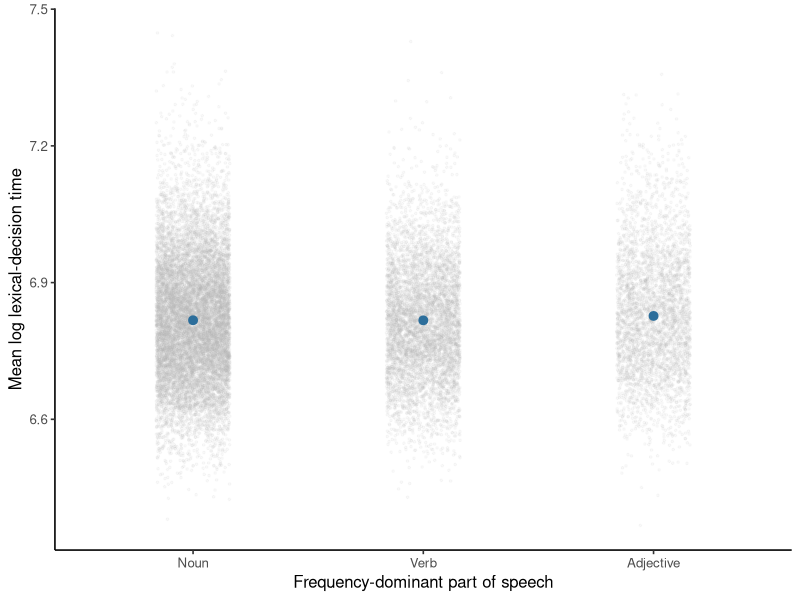

This figure's R source:
## ---- chunk 1
#| label: fit-mald-treatment-coding
library(ggplot2)

mald <- read.csv("data/mald/mald-items.csv", stringsAsFactors = FALSE)
mald$log_frequency_c <-
  mald$log_frequency_subtlex - mean(mald$log_frequency_subtlex)
mald$log_duration_c <- mald$log_duration - mean(mald$log_duration)
mald$n_phones_c <- mald$n_phones - mean(mald$n_phones)

major_pos <- subset(
  mald,
  part_of_speech %in% c("Noun", "Verb", "Adjective")
)
major_pos$part_of_speech <- factor(
  major_pos$part_of_speech,
  levels = c("Noun", "Verb", "Adjective")
)
contrasts(major_pos$part_of_speech) <- contr.treatment(3)

fit <- lm(
  mean_log_rt ~ part_of_speech + log_frequency_c +
    log_duration_c + n_phones_c,
  data = major_pos
)

contrasts(major_pos$part_of_speech)
coef(summary(fit))
## ---- chunk 2
#| label: inspect-mald-pos-examples
do.call(rbind, lapply(
  c("Noun", "Verb", "Adjective"),
  function(level) major_pos[which(major_pos$part_of_speech == level)[[1L]], c(
    "item", "part_of_speech", "mean_log_rt", "frequency_subtlex",
    "duration_ms", "n_phones"
  )]
))
## ---- chunk 3
#| label: plot-mald-treatment-coding
#| fig-cap: "Observed MALD item summaries and adjusted part-of-speech means at observed mean frequency, duration, and phone count."
prediction_data <- data.frame(
  part_of_speech = factor(
    levels(major_pos$part_of_speech),
    levels = levels(major_pos$part_of_speech)
  ),
  log_frequency_c = 0,
  log_duration_c = 0,
  n_phones_c = 0
)
interval <- predict(fit, newdata = prediction_data, interval = "confidence")
prediction_data$fit <- interval[, "fit"]
prediction_data$low <- interval[, "lwr"]
prediction_data$high <- interval[, "upr"]

point_opacity <- 0.08
ggplot(major_pos, aes(part_of_speech, mean_log_rt)) +
  geom_jitter(color = "grey70", alpha = point_opacity, width = 0.16, height = 0, size = 0.6) +
  geom_pointrange(
    data = prediction_data,
    aes(y = fit, ymin = low, ymax = high),
    color = "#2C6E9B",
    linewidth = 0.6
  ) +
  labs(
    x = "Frequency-dominant part of speech",
    y = "Mean log lexical-decision time"
  ) +
  theme_classic(base_size = 12)
